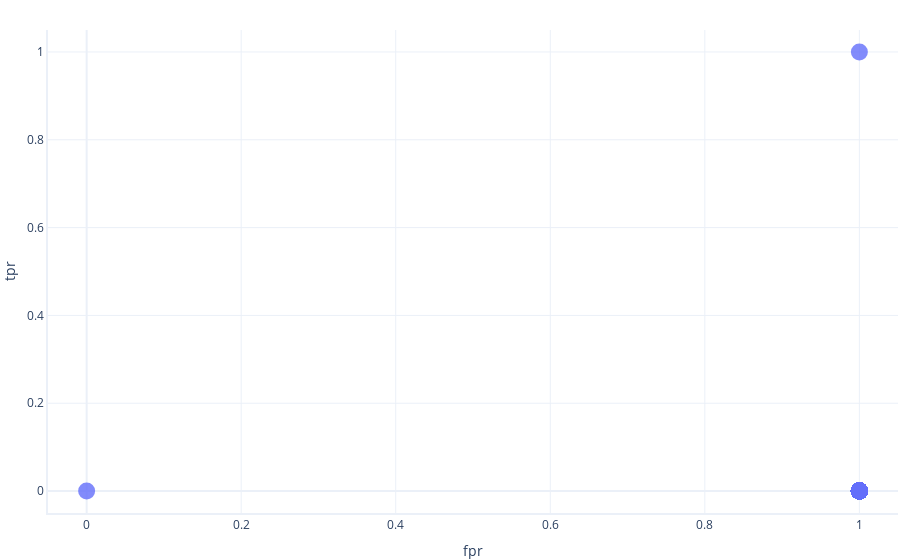

This figure's notebook cell:
### Markdown cell above
As you can see, the red line (model) goes the wrong direction! How will this look on an ROC curve?

### Code cell
# run our code to create the ROC curve
create_roc_curve(model.predict)

### Figure 1 — Plotly figure (JSON) as saved in the notebook; plotly's stock layout.template omitted (floating-point values rounded to 4 significant figures)
{"data": [{"hovertemplate": "fpr=%{x}<br>tpr=%{y}<extra></extra>", "legendgroup": "", "marker": {"color": "#636efa", "size": 17, "symbol": "circle"}, "mode": "markers", "name": "", "orientation": "v", "showlegend": false, "type": "scatter", "x": [1, 1, 1, 1, 1, 1, 1, 1, 1, 1, 1, 1, 1, 1, 1, 1, 1, 1, 1, 1, 1, 1, 1, 1, 1, 1, 1, 1, 1, 1, 1, 1, 1, 1, 1, 1, 1, 1, 1, 1, 1, 1, 1, 1, 1, 1, 1, 1, 1, 1, 1, 1, 1, 1, 1, 1, 1, 1, 1, 1, 1, 1, 1, 1, 1, 1, 1, 1, 1, 1, 1, 1, 1, 1, 1, 1, 1, 1, 1, 1, 1, 1, 1, 1, 1, 1, 1, 1, 1, 1, 1, 1, 1, 1, 1, 1, 1, 1, 1, 1, 0], "xaxis": "x", "y": [1, 0, 0, 0, 0, 0, 0, 0, 0, 0, 0, 0, 0, 0, 0, 0, 0, 0, 0, 0, 0, 0, 0, 0, 0, 0, 0, 0, 0, 0, 0, 0, 0, 0, 0, 0, 0, 0, 0, 0, 0, 0, 0, 0, 0, 0, 0, 0, 0, 0, 0, 0, 0, 0, 0, 0, 0, 0, 0, 0, 0, 0, 0, 0, 0, 0, 0, 0, 0, 0, 0, 0, 0, 0, 0, 0, 0, 0, 0, 0, 0, 0, 0, 0, 0, 0, 0, 0, 0, 0, 0, 0, 0, 0, 0, 0, 0, 0, 0, 0, 0], "yaxis": "y"}], "layout": {"legend": {"tracegroupgap": 0}, "xaxis": {"anchor": "y", "domain": [0, 1], "range": [-0.05, 1.05], "title": {"text": "fpr"}}, "yaxis": {"anchor": "x", "domain": [0, 1], "range": [-0.05, 1.05], "title": {"text": "tpr"}}}}
